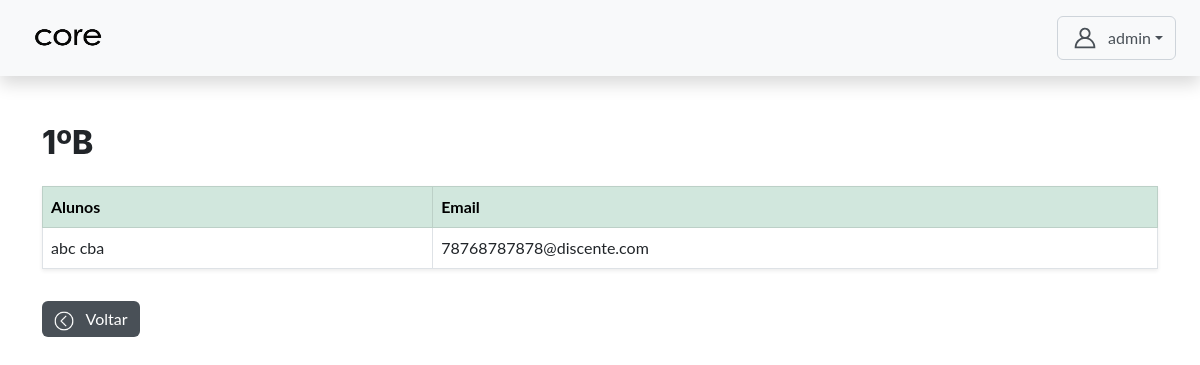
Before: /turma/admin/turmas_crud/turmas/2/ (signed in) with the older database file.
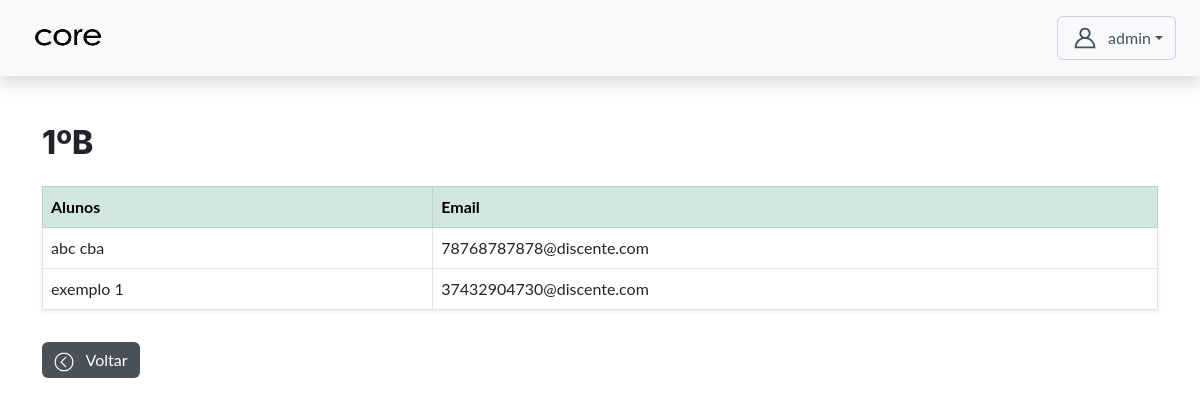
After: the same page with the newer database file.
### core/models.py (models this page shows, shortened)
class CustomUser(AbstractUser):
    TIPO_CHOICES = (
        ('admin', 'Admin'),
        ('professor', 'Professor'),
        ('aluno', 'Aluno'),
    )
    tipo = models.CharField(max_length=10, choices=TIPO_CHOICES, default='admin')
    data_nascimento = models.DateField(null=True, blank=True)
    cpf = models.CharField(max_length=14, unique=True, null=True, blank=True)
    rg = models.CharField(max_length=12, unique=True, null=True, blank=True)
    SEXO_CHOICES = [
    ('M', 'Masculino'),
    ('F', 'Feminino'),
]
    COR_PELE_CHOICES = [
    ('branca', 'Branca'),
    ('preta', 'Preta'),
    ('parda', 'Parda'),
    ('amarela', 'Amarela'),
    ('indigena', 'Indígena'),
]
    sexo = models.CharField(max_length=1, choices=SEXO_CHOICES, null=True, blank=True)
    cor_pele = models.CharField(max_length=20, choices=COR_PELE_CHOICES, null=True, blank=True)
    senha_temporaria = models.BooleanField(default=False)

### turma/views.py (the view)
# urls.py: path('admin/turmas_crud/turmas/<int:turma_id>/', views.detalhar_turma, name='detalhar_turma'),
@login_required
@role_required('admin')
def detalhar_turma(request, turma_id):
    turma = get_object_or_404(Turma, id=turma_id)
    alunos = CustomUser.objects.filter(alunoturma__turma=turma, tipo='aluno')
    return render(request, 'admin/turmas_crud/detalhar_turma.html', {'turma': turma, 'alunos': alunos})

### templates/admin/turmas_crud/detalhar_turma.html (shortened to what this page needs)
{% extends 'base4.html' %}
{% load static %}
    {% block content %}
      <h2 class="mb-4">{{ turma.nome }}</h2>
      {% if alunos %}
      <table class="table table-bordered shadow-sm">
        <thead class="table-success">
          <tr>
            <th class="coluna-aluno">Alunos</th>
            <th>Email</th>
          </tr>
        </thead>
        <tbody>
          {% for aluno in alunos %}
          <tr>
            <td>{{ aluno.get_full_name }}</td>
            <td>{{ aluno.email }}</td>
          </tr>
          {% endfor %}
        </tbody>
      </table>
      {% else %}
      <div class="alert alert-info">
        Nenhum aluno cadastrado nesta turma.
      </div>
      {% endif %}
      <a href="{% url 'listar_turmas' %}" class="btn btn-secondary mt-3">
        <img src="{%static 'assets/img/voltar.png'%}" width='20px' height='20px' class="me-2">
      Voltar
      </a>
    {% endblock content %}

Changed rows visible on the page:
added CustomUser: get_full_name "exemplo 1", email "37432904730@discente.com"
